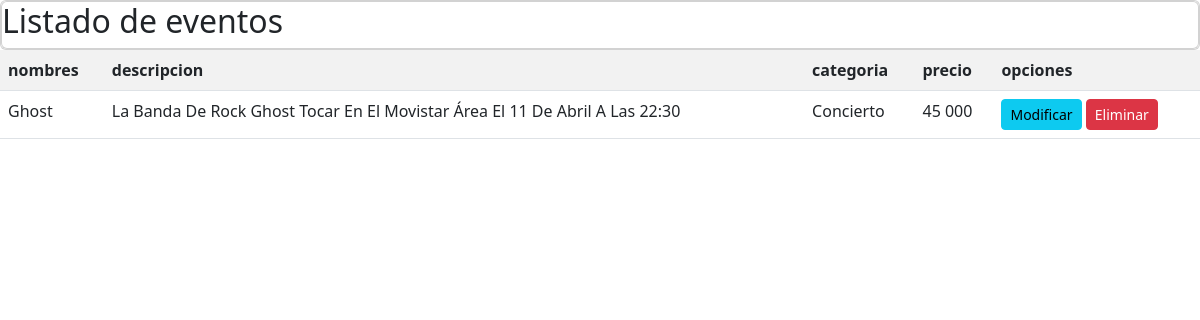
/listar-eventos/, run on an earlier commit of the app's database.
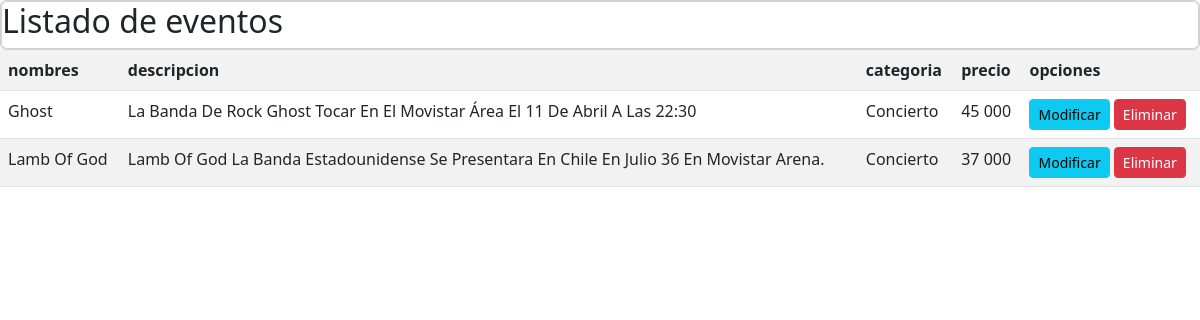
And on a later commit of the database.
### app/models.py (models this page shows, shortened)
class Eventos(models.Model):
    nombre = models.CharField(max_length=50)
    descripcion = models.TextField(max_length=100)
    categoria = models.CharField(max_length=50)
    precio = models.IntegerField()
    stock = models.IntegerField(default=50)
    imagen = models.ImageField(upload_to="eventos", null=True)

### app/views.py (the view)
# urls.py: path('listar-eventos/', listar_eventos, name="listar_eventos"),
def listar_eventos(request):
    eventos = Eventos.objects.all()
    page = request.GET.get('page', 1)
    try:
        paginator = Paginator(eventos, 5)
        eventos = paginator.page(page)
    except:
        raise Http404
    data = {
        'eventos': eventos
    }
    return render(request, 'app/eventos/listar.html', data)

### app/templates/app/eventos/listar.html (shortened to what this page needs)
{% extends 'app/base.html' %}
{% block contenido %}
{% load humanize %}
    <div class="card">
        <div class="card body">
            <h2>Listado de eventos</h2>
        </div>
    </div>
    <table class="table table-striped table-hover table-responsive-sm">
        <tr>
            <th>nombres</th>
            <th>descripcion</th>
            <th>categoria</th>
            <th>precio</th>
            <th>opciones</th>
        </tr>
        {% for p in eventos%}
        <tr>
            <td>{{ p.nombre | title}}</td>
            <td>{{ p.descripcion | title }}</td>
            <td>{{ p.categoria | title }}</td>
            <td>{{ p.precio | intcomma }}</td>
            <td>
                <a href="{% url 'modificar_eventos' p.id %}" class="btn btn-info btn-sm">Modificar</a>
                <a href="{% url 'eliminar_eventos' p.id %}" class="btn btn-danger btn-sm">Eliminar</a>
            </td>
        </tr>
        {% endfor %}
    </table>
{% endblock %}

What changed in the data, as far as the page shows it:
added Eventos: nombre "Lamb Of God", descripcion "Lamb Of God La Banda Estadounidense Se Presentara En Chile En Julio 36 En Movistar Arena.", categoria "Concierto", precio "37 000"
